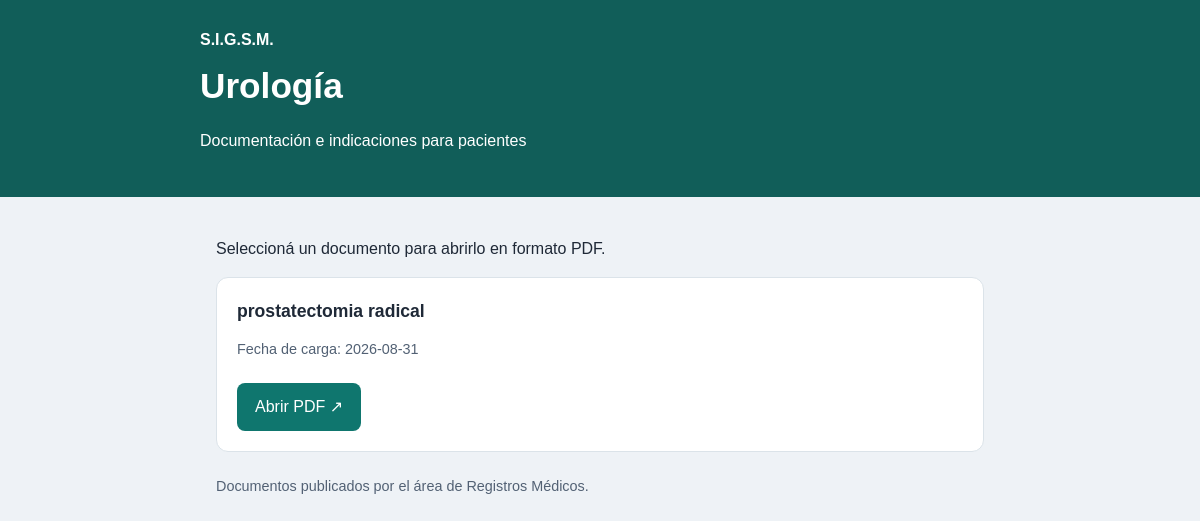
/moduloDocumentacion/Vista/documentosPublicos.php?categoria=1 (signed in), run on an earlier commit of the app's database.
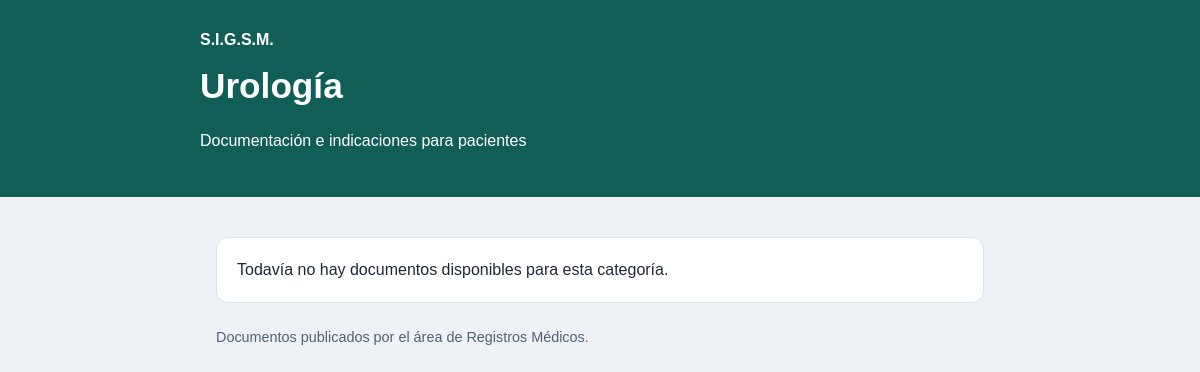
And on a later commit of the database.
### tables this page shows
CREATE TABLE `categoria` (
  `id_categoria` int(11) NOT NULL,
  `nombre` varchar(100) NOT NULL,
  `descripcion` varchar(255) DEFAULT NULL,
  `codigo_qr` varchar(255) NOT NULL,
  `tipo_categoria` enum('documental','encuesta') NOT NULL DEFAULT 'documental'
);

CREATE TABLE `documento` (
  `id_documento` int(11) NOT NULL,
  `archivo_url` varchar(255) NOT NULL,
  `fecha_carga` datetime NOT NULL DEFAULT current_timestamp(),
  `id_categoria` int(11) NOT NULL,
  `id_usuario_carga` int(11) NOT NULL,
  `activo` tinyint(1) NOT NULL DEFAULT 1
);

### serviciosComunes/conexionBD/conexion.php (called while the page is built, shortened)
<?php
class Conexion
{
    public static function conectar(): PDO
    {
        try {
            $host = getenv('DB_HOST') ?: 'db';
            $dbname = getenv('DB_NAME') ?: 'sigsm';
            $user = getenv('DB_USER') ?: 'root';
            $password = getenv('DB_PASS') !== false ? getenv('DB_PASS') : 'root_password';
            $port = getenv('DB_PORT') ?: '3306';
            $conexion = new PDO(
                "mysql:host={$host};port={$port};dbname={$dbname};charset=utf8mb4",
                $user,
                $password
            );
            $conexion->setAttribute(
                PDO::ATTR_ERRMODE,
                PDO::ERRMODE_EXCEPTION
            );
            return $conexion;
        } catch (PDOException $e) {
            die(
                "Error de conexión a la base de datos: " .
                $e->getMessage()
            );
        }
    }
}

### moduloDocumentacion/Model/DocumentacionPublicaModelo.php (called while the page is built, shortened)
<?php
require_once __DIR__ . '/../../serviciosComunes/conexionBD/conexion.php';
class DocumentacionPublicaModelo
{
    public static function categoria(int $id): ?array
    {
        $q = Conexion::conectar()->prepare("SELECT id_categoria, nombre FROM categoria
            WHERE id_categoria = :id AND tipo_categoria = 'documental'");
        $q->execute([':id' => $id]);
        return $q->fetch(PDO::FETCH_ASSOC) ?: null;
    }
    public static function documentos(int $categoria): array
    {
        $q = Conexion::conectar()->prepare("SELECT d.id_documento, d.archivo_url, d.fecha_carga
            FROM documento d JOIN categoria c ON c.id_categoria = d.id_categoria
            WHERE d.id_categoria = :categoria AND d.activo = 1 AND c.tipo_categoria = 'documental'
            ORDER BY d.fecha_carga DESC, d.id_documento DESC");
        $q->execute([':categoria' => $categoria]);
        return $q->fetchAll(PDO::FETCH_ASSOC);
    }
    public static function titulo(string $url): string
    {
        $nombre = pathinfo(basename($url), PATHINFO_FILENAME);
        $nombre = preg_replace('/^\d{10,}_/', '', $nombre);
        return str_replace('_', ' ', $nombre);
    }
}

### moduloDocumentacion/Vista/documentosPublicos.php (the view, shortened to what this page needs)
<?php
require_once __DIR__ . '/../Model/DocumentacionPublicaModelo.php';
$id = filter_input(INPUT_GET, 'categoria', FILTER_VALIDATE_INT);
$categoria = null;
$documentos = [];
$error = '';
try {
    $categoria = $id && $id > 0 ? DocumentacionPublicaModelo::categoria($id) : null;
    if (!$categoria) {
        http_response_code(404);
        $error = 'La categoría solicitada no existe o no está disponible.';
    } else {
        $documentos = DocumentacionPublicaModelo::documentos($id);
    }
} catch (Throwable $e) {
    error_log('Documentacion publica: ' . $e->getMessage());
    http_response_code(500);
    $error = 'No pudimos cargar los documentos. Intentá nuevamente más tarde.';
}
function escaparPublico($texto): string
{
    return htmlspecialchars((string) $texto, ENT_QUOTES, 'UTF-8');
}
?>
<!DOCTYPE html>
<html lang="es">
<head>
</head>
<body>
<header><div><strong>S.I.G.S.M.</strong><h1><?= escaparPublico($categoria['nombre'] ?? 'Documentación') ?></h1><p>Documentación e indicaciones para pacientes</p></div></header>
<main>
    <?php if ($error !== ''): ?>
        <p class="aviso" role="alert"><?= escaparPublico($error) ?></p>
    <?php elseif (!$documentos): ?>
        <p class="aviso">Todavía no hay documentos disponibles para esta categoría.</p>
    <?php else: ?>
        <p>Seleccioná un documento para abrirlo en formato PDF.</p>
        <ul>
        <?php foreach ($documentos as $documento): ?>
            <li>
                <h2><?= escaparPublico(DocumentacionPublicaModelo::titulo($documento['archivo_url'])) ?></h2>
                <p class="fecha">Fecha de carga: <?= escaparPublico(substr($documento['fecha_carga'], 0, 10)) ?></p>
                <a href="archivoPublico.php?id=<?= (int) $documento['id_documento'] ?>" target="_blank" rel="noopener">Abrir PDF <span aria-hidden="true">↗</span></a>
            </li>
        <?php endforeach; ?>
        </ul>
    <?php endif; ?>
    <footer>Documentos publicados por el área de Registros Médicos.</footer>
</main>
</body>
</html>

### moduloDocumentacion/Vista/documentosPublicos.php (style rules this page uses)
* { box-sizing:border-box }
body { margin:0;background:#eef2f6;color:#1f2937;font-family:Arial,sans-serif;line-height:1.5 }
header { background:#115e59;color:white;padding:28px 20px }
header div,main { max-width:800px;margin:auto }
h1 { margin:8px 0;font-size:clamp(1.6rem,5vw,2.2rem) }
main { padding:24px 16px }
li,.aviso { background:white;border:1px solid #dbe3e9;border-radius:12px;padding:20px;margin-bottom:16px }
footer { color:#526174;font-size:.9rem;margin-top:24px }
ul { list-style:none;padding:0 }
h2 { font-size:1.1rem;overflow-wrap:anywhere;margin:0 0 8px }
.fecha { color:#526174;font-size:.9rem }
a { display:inline-block;background:#0f766e;color:white;padding:12px 18px;border-radius:8px;text-decoration:none;margin-top:8px }

What changed in the data, as far as the page shows it:
removed documento: archivo_url "prostatectomia radical", fecha_carga "2026-08-31"
Also different on the page:
text no longer shown: "Seleccioná un documento para abrirlo en formato PDF."
text now shown: "Todavía no hay documentos disponibles para esta categoría."
